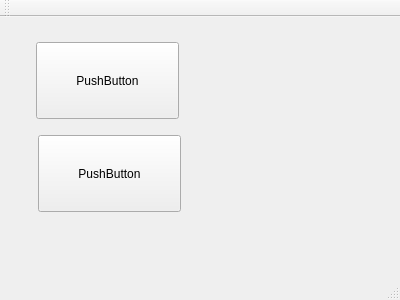
<?xml version="1.0" encoding="UTF-8"?>
<ui version="4.0">
 <class>MainWindow</class>
 <widget class="QMainWindow" name="MainWindow">
  <property name="geometry">
   <rect>
    <x>0</x>
    <y>0</y>
    <width>400</width>
    <height>300</height>
   </rect>
  </property>
  <property name="windowTitle">
   <string>MainWindow</string>
  </property>
  <widget class="QWidget" name="centralWidget">
   <widget class="QPushButton" name="pushButton">
    <property name="geometry">
     <rect>
      <x>36</x>
      <y>25</y>
      <width>143</width>
      <height>77</height>
     </rect>
    </property>
    <property name="text">
     <string>PushButton</string>
    </property>
   </widget>
   <widget class="QPushButton" name="pushButton_2">
    <property name="geometry">
     <rect>
      <x>38</x>
      <y>118</y>
      <width>143</width>
      <height>77</height>
     </rect>
    </property>
    <property name="text">
     <string>PushButton</string>
    </property>
   </widget>
  </widget>
  <widget class="QMenuBar" name="menuBar">
   <property name="geometry">
    <rect>
     <x>0</x>
     <y>0</y>
     <width>400</width>
     <height>21</height>
    </rect>
   </property>
  </widget>
  <widget class="QToolBar" name="mainToolBar">
   <attribute name="toolBarArea">
    <enum>TopToolBarArea</enum>
   </attribute>
   <attribute name="toolBarBreak">
    <bool>false</bool>
   </attribute>
  </widget>
  <widget class="QStatusBar" name="statusBar"/>
 </widget>
 <layoutdefault spacing="6" margin="11"/>
 <resources/>
 <connections/>
</ui>
